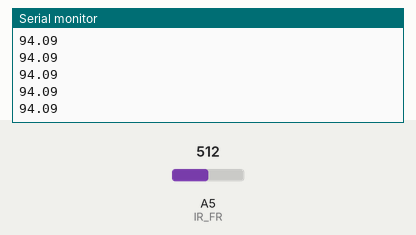
Simulated run of this sketch. Board: Arduino Mega 2560, built with avr-gcc and run on an emulated ATmega2560. Parts: the last lines printed to the serial monitor. Inputs (shaded band) come from the test bench; at power-on: A5 (IR_FR) = 512.

Above: at 1.2 s.
1.3 s: A5 (IR_FR) set to 0
At 2.1 s:
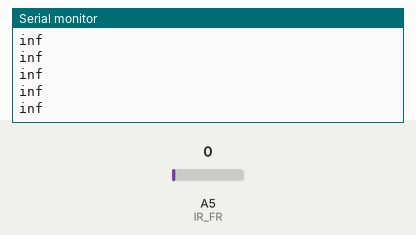
3.3 s: A5 (IR_FR) set to 122
At 4.0 s:
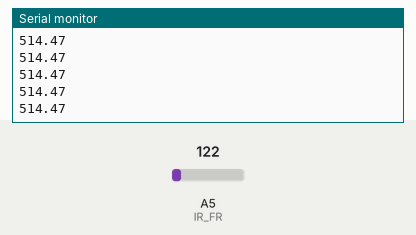
4.8 s: A5 (IR_FR) set to 0
At 5.3 s:
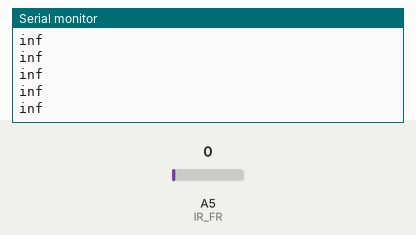
Timing chart, 0 to 7.8 s (numbered marks = the images above; inputs shaded):
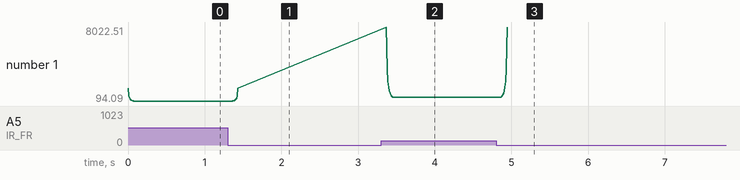

Measured:
- after the input at 1.3 s, the serial monitor: prints a new line after 0.14 s (image 1)
- after the input at 3.3 s, the serial monitor: prints a new line after 0.07 s (image 2)
- plotted number 1: 1445.49 → 514.47 after the input at 3.3 s

The sketch:

ReadSensors_RUN_THIS.ino
```cpp
#import <Math.h>

//Smoothing Filter Variables
const int numReadings = 10; //Smoothing Array
int readings[numReadings];  //Readings from sensor
int readIndex = 0;          //Current reading index
int total = 0;              //Running total
int average = 0;            //Average

//Ultrasonic Variables
const int TRIG_PIN = 48;    //Trig pin
const int ECHO_PIN = 49;    //Echo pin
const int MAX_DIST = 23200; //Maximum reading before error

//Sensor Pinouts
const int IR_FL = A4;       //Front left infrared
const int IR_FR = A5;       //Front right infrared
const int IR_LF = A6;       //Left front infrared
const int IR_LR = A7;       //Left rear infrared

void setup() {
  pinMode(IR_FL, INPUT);
  pinMode(IR_FR, INPUT);
  pinMode(IR_LF, INPUT);
  pinMode(IR_LR, INPUT);
  pinMode(TRIG_PIN, OUTPUT);
  pinMode(ECHO_PIN, INPUT);

  digitalWrite(TRIG_PIN, LOW);

  Serial.begin(9600);
}

void loop() {

  Serial.println(IR_FR_fxn());
  //Serial.print(" ");
  //Serial.print("LR reading (LF fxn)");
  //Serial.println(IR_LR_fxn());
  delay(1);
}

float IR_FR_fxn(){
  float reading = Smoothing(IR_FR);
  //Serial.print("Raw reading: ");
  //Serial.println(reading);
  //Serial.print("Function reading: ");

  return 152246.3973*pow(reading,-1.184450627);  //OLD FXN: pow(-0.0000265306*reading,3) + pow(0.026087248*reading,2) - 8.483151298*reading + 1096.927934;
}

/*
float IR_FL_fxn(){
  float reading = analogRead(IR_FL);
  return =-0.0000265306*reading^3 + 0.026087248*reading^2 - 8.483151298*reading + 1096.927934;
}
*/

float IR_LF_fxn(){
  float reading = Smoothing(IR_LF);
  return 40546.45815*pow(reading,-1.092180602);
}

float IR_LR_fxn(){
  float reading = Smoothing(IR_LR);
  return 40546.45815*pow(reading,-1.092180602);
}
```

Smoothing.ino
```cpp
float Smoothing(int pin){
  total = total - readings[readIndex];         //Subtract the last reading
  readings[readIndex] = analogRead(pin);  //Read from the sensor
  total = total + readings[readIndex];         //Add the reading to the total
  readIndex = readIndex + 1;                   //Advance to the next position in the array

  if (readIndex >= numReadings) {              //If we're at the end of the array
    readIndex = 0;                             //Wrap around to the beginning
  }

  average = total / numReadings;               //Calculate the average:
  delay(1);                                    //Delay in between reads for stability
  return average;                              //Return the average reading
}
```

Smoothing_US.ino
```cpp
float Smoothing_US(int pin){
  total = total - readings[readIndex];         //Subtract the last reading
  readings[readIndex] = HC_SR04_range();       //Read from the sensor
  total = total + readings[readIndex];         //Add the reading to the total
  readIndex = readIndex + 1;                   //Advance to the next position in the array

  if (readIndex >= numReadings) {              //If we're at the end of the array
    readIndex = 0;                             //Wrap around to the beginning
  }

  average = total / numReadings;               //Calculate the average:
  delay(1);                                    //Delay in between reads for stability
  return average;                              //Return the average reading
}
```

Ultrasonic.ino
```cpp
double HC_SR04_range()
{
  unsigned long t1;
  unsigned long t2;
  unsigned long pulse_width;
  float cm;
  float inches;

  // Hold the trigger pin high for at least 10 us
  digitalWrite(TRIG_PIN, HIGH);
  delayMicroseconds(10);
  digitalWrite(TRIG_PIN, LOW);

  // Wait for pulse on echo pin
  t1 = micros();
  while ( digitalRead(ECHO_PIN) == 0 ) {
    t2 = micros();
    pulse_width = t2 - t1;
    if ( pulse_width > (MAX_DIST + 1000)) {
      Serial.println("HC-SR04: NOT found");
      return 9999;
    }
  }

  // Measure how long the echo pin was held high (pulse width)
  // Note: the micros() counter will overflow after ~70 min

  t1 = micros();
  while ( digitalRead(ECHO_PIN) == 1)
  {
    t2 = micros();
    pulse_width = t2 - t1;
    if ( pulse_width > (MAX_DIST + 1000) ) {
      Serial.println("HC-SR04: Out of range");
      return 9999;
    }
  }

  t2 = micros();
  pulse_width = t2 - t1;

  // Calculate distance in centimeters and inches. The constants
  // are found in the datasheet, and calculated from the assumed speed
  //of sound in air at sea level (~340 m/s).
  cm = pulse_width / 58.0;
  inches = pulse_width / 148.0;

  // Print out results
  if ( pulse_width > MAX_DIST ) {
    Serial.println("HC-SR04: Out of range");
  } else {
    return cm*10;
  }
  return 9999;
}
```
